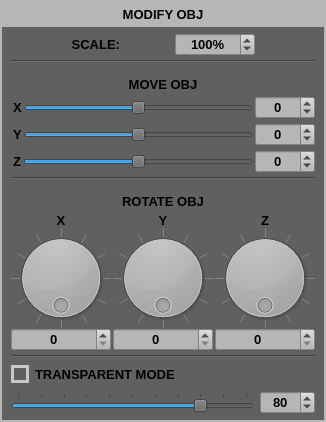
        <widget class="QWidget" name="widModifyOBJPanel" native="true">
         <property name="sizePolicy">
          <sizepolicy hsizetype="Preferred" vsizetype="Maximum">
           <horstretch>0</horstretch>
           <verstretch>0</verstretch>
          </sizepolicy>
         </property>
         <property name="styleSheet">
          <string notr="true">background-color: rgb(182, 182, 182);
</string>
         </property>
         <layout class="QVBoxLayout" name="verticalLayout_7">
          <property name="spacing">
           <number>0</number>
          </property>
          <property name="leftMargin">
           <number>2</number>
          </property>
          <property name="topMargin">
           <number>2</number>
          </property>
          <property name="rightMargin">
           <number>2</number>
          </property>
          <property name="bottomMargin">
           <number>2</number>
          </property>
          <item>
           <widget class="QLabel" name="lblModifyOBJPanel">
            <property name="sizePolicy">
             <sizepolicy hsizetype="Preferred" vsizetype="Maximum">
              <horstretch>0</horstretch>
              <verstretch>0</verstretch>
             </sizepolicy>
            </property>
            <property name="minimumSize">
             <size>
              <width>0</width>
              <height>25</height>
             </size>
            </property>
            <property name="font">
             <font>
              <family>MS Shell Dlg 2</family>
              <pointsize>10</pointsize>
              <weight>75</weight>
              <italic>false</italic>
              <bold>true</bold>
             </font>
            </property>
            <property name="styleSheet">
             <string notr="true">background-color: rgb(182, 182, 182);
</string>
            </property>
            <property name="text">
             <string>MODIFY OBJ</string>
            </property>
            <property name="alignment">
             <set>Qt::AlignCenter</set>
            </property>
           </widget>
          </item>
          <item>
           <widget class="QWidget" name="widModifyOBJWrapper" native="true">
            <property name="styleSheet">
             <string notr="true">background-color: rgb(96, 96, 96);</string>
            </property>
            <layout class="QVBoxLayout" name="verticalLayout_2">
             <property name="spacing">
              <number>4</number>
             </property>
             <property name="topMargin">
              <number>6</number>
             </property>
             <property name="bottomMargin">
              <number>6</number>
             </property>
             <item>
              <widget class="QWidget" name="widOBJScale" native="true">
               <layout class="QHBoxLayout" name="horizontalLayout_6">
                <property name="leftMargin">
                 <number>0</number>
                </property>
                <property name="topMargin">
                 <number>0</number>
                </property>
                <property name="rightMargin">
                 <number>9</number>
                </property>
                <property name="bottomMargin">
                 <number>0</number>
                </property>
                <item>
                 <widget class="QLabel" name="lblOBJScale">
                  <property name="sizePolicy">
                   <sizepolicy hsizetype="Preferred" vsizetype="Preferred">
                    <horstretch>0</horstretch>
                    <verstretch>0</verstretch>
                   </sizepolicy>
                  </property>
                  <property name="maximumSize">
                   <size>
                    <width>60</width>
                    <height>16777215</height>
                   </size>
                  </property>
                  <property name="font">
                   <font>
                    <pointsize>10</pointsize>
                    <weight>75</weight>
                    <bold>true</bold>
                   </font>
                  </property>
                  <property name="text">
                   <string>SCALE:</string>
                  </property>
                  <property name="alignment">
                   <set>Qt::AlignRight|Qt::AlignTrailing|Qt::AlignVCenter</set>
                  </property>
                 </widget>
                </item>
                <item>
                 <widget class="QSpinBox" name="spnObjScale">
                  <property name="maximumSize">
                   <size>
                    <width>80</width>
                    <height>16777215</height>
                   </size>
                  </property>
                  <property name="font">
                   <font>
                    <pointsize>10</pointsize>
                    <weight>75</weight>
                    <bold>true</bold>
                   </font>
                  </property>
                  <property name="styleSheet">
                   <string notr="true">background-color: rgb(182, 182, 182);
</string>
                  </property>
                  <property name="alignment">
                   <set>Qt::AlignCenter</set>
                  </property>
                  <property name="suffix">
                   <string>%</string>
                  </property>
                  <property name="maximum">
                   <number>1000000</number>
                  </property>
                  <property name="value">
                   <number>100</number>
                  </property>
                 </widget>
                </item>
               </layout>
              </widget>
             </item>
             <item>
              <widget class="Line" name="line_3">
               <property name="orientation">
                <enum>Qt::Horizontal</enum>
               </property>
              </widget>
             </item>
             <item>
              <widget class="QLabel" name="lblMoveOBJ">
               <property name="sizePolicy">
                <sizepolicy hsizetype="Preferred" vsizetype="Preferred">
                 <horstretch>0</horstretch>
                 <verstretch>0</verstretch>
                </sizepolicy>
               </property>
               <property name="minimumSize">
                <size>
                 <width>0</width>
                 <height>25</height>
                </size>
               </property>
               <property name="font">
                <font>
                 <pointsize>10</pointsize>
                 <weight>75</weight>
                 <bold>true</bold>
                </font>
               </property>
               <property name="text">
                <string>MOVE OBJ</string>
               </property>
               <property name="alignment">
                <set>Qt::AlignBottom|Qt::AlignHCenter</set>
               </property>
              </widget>
             </item>
             <item>
              <widget class="QWidget" name="widOBJPosX" native="true">
               <layout class="QHBoxLayout" name="horizontalLayout">
                <property name="spacing">
                 <number>2</number>
                </property>
                <property name="leftMargin">
                 <number>2</number>
                </property>
                <property name="topMargin">
                 <number>0</number>
                </property>
                <property name="rightMargin">
                 <number>0</number>
                </property>
                <property name="bottomMargin">
                 <number>0</number>
                </property>
                <item>
                 <widget class="QLabel" name="lblOBJPosX">
                  <property name="maximumSize">
                   <size>
                    <width>15</width>
                    <height>16777215</height>
                   </size>
                  </property>
                  <property name="font">
                   <font>
                    <pointsize>10</pointsize>
                    <weight>75</weight>
                    <bold>true</bold>
                   </font>
                  </property>
                  <property name="text">
                   <string>X</string>
                  </property>
                 </widget>
                </item>
                <item>
                 <widget class="QSlider" name="sldOBJPosX">
                  <property name="minimum">
                   <number>-10</number>
                  </property>
                  <property name="maximum">
                   <number>10</number>
                  </property>
                  <property name="value">
                   <number>0</number>
                  </property>
                  <property name="orientation">
                   <enum>Qt::Horizontal</enum>
                  </property>
                 </widget>
                </item>
                <item>
                 <widget class="QSpinBox" name="spnOBJPosX">
                  <property name="minimumSize">
                   <size>
                    <width>60</width>
                    <height>0</height>
                   </size>
                  </property>
                  <property name="maximumSize">
                   <size>
                    <width>60</width>
                    <height>16777215</height>
                   </size>
                  </property>
                  <property name="font">
                   <font>
                    <pointsize>10</pointsize>
                    <weight>75</weight>
                    <bold>true</bold>
                   </font>
                  </property>
                  <property name="styleSheet">
                   <string notr="true">background-color: rgb(182, 182, 182);
</string>
                  </property>
                  <property name="alignment">
                   <set>Qt::AlignCenter</set>
                  </property>
                  <property name="minimum">
                   <number>-1000000</number>
                  </property>
                  <property name="maximum">
                   <number>1000000</number>
                  </property>
                  <property name="value">
                   <number>0</number>
                  </property>
                 </widget>
                </item>
               </layout>
              </widget>
             </item>
             <item>
              <widget class="QWidget" name="widOBJPosY" native="true">
               <layout class="QHBoxLayout" name="horizontalLayout_4">
                <property name="spacing">
                 <number>2</number>
                </property>
                <property name="leftMargin">
                 <number>2</number>
                </property>
                <property name="topMargin">
                 <number>0</number>
                </property>
                <property name="rightMargin">
                 <number>0</number>
                </property>
                <property name="bottomMargin">
                 <number>0</number>
                </property>
                <item>
                 <widget class="QLabel" name="lblOBJPosY">
                  <property name="maximumSize">
                   <size>
                    <width>15</width>
                    <height>16777215</height>
                   </size>
                  </property>
                  <property name="font">
                   <font>
                    <pointsize>10</pointsize>
                    <weight>75</weight>
                    <bold>true</bold>
                   </font>
                  </property>
                  <property name="text">
                   <string>Y</string>
                  </property>
                 </widget>
                </item>
                <item>
                 <widget class="QSlider" name="sldOBJPosY">
                  <property name="minimum">
                   <number>-10</number>
                  </property>
                  <property name="maximum">
                   <number>10</number>
                  </property>
                  <property name="value">
                   <number>0</number>
                  </property>
                  <property name="orientation">
                   <enum>Qt::Horizontal</enum>
                  </property>
                 </widget>
                </item>
                <item>
                 <widget class="QSpinBox" name="spnOBJPosY">
                  <property name="minimumSize">
                   <size>
                    <width>60</width>
                    <height>0</height>
                   </size>
                  </property>
                  <property name="maximumSize">
                   <size>
                    <width>60</width>
                    <height>16777215</height>
                   </size>
                  </property>
                  <property name="font">
                   <font>
                    <pointsize>10</pointsize>
                    <weight>75</weight>
                    <bold>true</bold>
                   </font>
                  </property>
                  <property name="styleSheet">
                   <string notr="true">background-color: rgb(182, 182, 182);
</string>
                  </property>
                  <property name="alignment">
                   <set>Qt::AlignCenter</set>
                  </property>
                  <property name="minimum">
                   <number>-1000000</number>
                  </property>
                  <property name="maximum">
                   <number>1000000</number>
                  </property>
                  <property name="value">
                   <number>0</number>
                  </property>
                 </widget>
                </item>
               </layout>
              </widget>
             </item>
             <item>
              <widget class="QWidget" name="widOBJPosZ" native="true">
               <layout class="QHBoxLayout" name="horizontalLayout_5">
                <property name="spacing">
                 <number>2</number>
                </property>
                <property name="leftMargin">
                 <number>2</number>
                </property>
                <property name="topMargin">
                 <number>0</number>
                </property>
                <property name="rightMargin">
                 <number>0</number>
                </property>
                <property name="bottomMargin">
                 <number>0</number>
                </property>
                <item>
                 <widget class="QLabel" name="lblOBJPosZ">
                  <property name="maximumSize">
                   <size>
                    <width>15</width>
                    <height>16777215</height>
                   </size>
                  </property>
                  <property name="font">
                   <font>
                    <pointsize>10</pointsize>
                    <weight>75</weight>
                    <bold>true</bold>
                   </font>
                  </property>
                  <property name="text">
                   <string>Z</string>
                  </property>
                 </widget>
                </item>
                <item>
                 <widget class="QSlider" name="sldOBJPosZ">
                  <property name="minimum">
                   <number>-10</number>
                  </property>
                  <property name="maximum">
                   <number>10</number>
                  </property>
                  <property name="value">
                   <number>0</number>
                  </property>
                  <property name="orientation">
                   <enum>Qt::Horizontal</enum>
                  </property>
                 </widget>
                </item>
                <item>
                 <widget class="QSpinBox" name="spnOBJPosZ">
                  <property name="minimumSize">
                   <size>
                    <width>60</width>
                    <height>0</height>
                   </size>
                  </property>
                  <property name="maximumSize">
                   <size>
                    <width>60</width>
                    <height>16777215</height>
                   </size>
                  </property>
                  <property name="font">
                   <font>
                    <pointsize>10</pointsize>
                    <weight>75</weight>
                    <bold>true</bold>
                   </font>
                  </property>
                  <property name="styleSheet">
                   <string notr="true">background-color: rgb(182, 182, 182);
</string>
                  </property>
                  <property name="alignment">
                   <set>Qt::AlignCenter</set>
                  </property>
                  <property name="minimum">
                   <number>-1000000</number>
                  </property>
                  <property name="maximum">
                   <number>1000000</number>
                  </property>
                  <property name="value">
                   <number>0</number>
                  </property>
                 </widget>
                </item>
               </layout>
              </widget>
             </item>
             <item>
              <widget class="Line" name="line_2">
               <property name="orientation">
                <enum>Qt::Horizontal</enum>
               </property>
              </widget>
             </item>
             <item>
              <widget class="QLabel" name="lblRotateObj">
               <property name="sizePolicy">
                <sizepolicy hsizetype="Preferred" vsizetype="Preferred">
                 <horstretch>0</horstretch>
                 <verstretch>0</verstretch>
                </sizepolicy>
               </property>
               <property name="minimumSize">
                <size>
                 <width>0</width>
                 <height>25</height>
                </size>
               </property>
               <property name="font">
                <font>
                 <pointsize>10</pointsize>
                 <weight>75</weight>
                 <bold>true</bold>
                </font>
               </property>
               <property name="text">
                <string>ROTATE OBJ</string>
               </property>
               <property name="alignment">
                <set>Qt::AlignBottom|Qt::AlignHCenter</set>
               </property>
              </widget>
             </item>
             <item>
              <widget class="QWidget" name="widOBJRotation" native="true">
               <layout class="QHBoxLayout" name="horizontalLayout_3">
                <property name="spacing">
                 <number>2</number>
                </property>
                <property name="leftMargin">
                 <number>0</number>
                </property>
                <property name="topMargin">
                 <number>0</number>
                </property>
                <property name="rightMargin">
                 <number>0</number>
                </property>
                <property name="bottomMargin">
                 <number>0</number>
                </property>
                <item>
                 <widget class="QWidget" name="widOBJRotationX" native="true">
                  <layout class="QVBoxLayout" name="verticalLayout_4">
                   <property name="spacing">
                    <number>0</number>
                   </property>
                   <property name="leftMargin">
                    <number>0</number>
                   </property>
                   <property name="topMargin">
                    <number>0</number>
                   </property>
                   <property name="rightMargin">
                    <number>0</number>
                   </property>
                   <property name="bottomMargin">
                    <number>0</number>
                   </property>
                   <item>
                    <widget class="QLabel" name="lblOBJRotationX">
                     <property name="font">
                      <font>
                       <pointsize>10</pointsize>
                       <weight>75</weight>
                       <bold>true</bold>
                      </font>
                     </property>
                     <property name="text">
                      <string>X</string>
                     </property>
                     <property name="alignment">
                      <set>Qt::AlignCenter</set>
                     </property>
                    </widget>
                   </item>
                   <item>
                    <widget class="QDial" name="dialOBJRotationX">
                     <property name="minimumSize">
                      <size>
                       <width>60</width>
                       <height>60</height>
                      </size>
                     </property>
                     <property name="maximum">
                      <number>359</number>
                     </property>
                     <property name="wrapping">
                      <bool>true</bool>
                     </property>
                     <property name="notchTarget">
                      <double>30.000000000000000</double>
                     </property>
                     <property name="notchesVisible">
                      <bool>true</bool>
                     </property>
                    </widget>
                   </item>
                   <item>
                    <widget class="QSpinBox" name="spnOBJRotationX">
                     <property name="font">
                      <font>
                       <pointsize>10</pointsize>
                       <weight>75</weight>
                       <bold>true</bold>
                      </font>
                     </property>
                     <property name="styleSheet">
                      <string notr="true">background-color: rgb(182, 182, 182);
</string>
                     </property>
                     <property name="alignment">
                      <set>Qt::AlignCenter</set>
                     </property>
                     <property name="maximum">
                      <number>359</number>
                     </property>
                     <property name="value">
                      <number>0</number>
                     </property>
                    </widget>
                   </item>
                  </layout>
                 </widget>
                </item>
                <item>
                 <widget class="QWidget" name="widOBJRotationY" native="true">
                  <layout class="QVBoxLayout" name="verticalLayout_16">
                   <property name="spacing">
                    <number>0</number>
                   </property>
                   <property name="leftMargin">
                    <number>0</number>
                   </property>
                   <property name="topMargin">
                    <number>0</number>
                   </property>
                   <property name="rightMargin">
                    <number>0</number>
                   </property>
                   <property name="bottomMargin">
                    <number>0</number>
                   </property>
                   <item>
                    <widget class="QLabel" name="lblOBJRotationY">
                     <property name="font">
                      <font>
                       <pointsize>10</pointsize>
                       <weight>75</weight>
                       <bold>true</bold>
                      </font>
                     </property>
                     <property name="text">
                      <string>Y</string>
                     </property>
                     <property name="alignment">
                      <set>Qt::AlignCenter</set>
                     </property>
                    </widget>
                   </item>
                   <item>
                    <widget class="QDial" name="dialOBJRotationY">
                     <property name="minimumSize">
                      <size>
                       <width>60</width>
                       <height>60</height>
                      </size>
                     </property>
                     <property name="maximum">
                      <number>359</number>
                     </property>
                     <property name="wrapping">
                      <bool>true</bool>
                     </property>
                     <property name="notchTarget">
                      <double>30.000000000000000</double>
                     </property>
                     <property name="notchesVisible">
                      <bool>true</bool>
                     </property>
                    </widget>
                   </item>
                   <item>
                    <widget class="QSpinBox" name="spnOBJRotationY">
                     <property name="font">
                      <font>
                       <pointsize>10</pointsize>
                       <weight>75</weight>
                       <bold>true</bold>
                      </font>
                     </property>
                     <property name="styleSheet">
                      <string notr="true">background-color: rgb(182, 182, 182);
</string>
                     </property>
                     <property name="alignment">
                      <set>Qt::AlignCenter</set>
                     </property>
                     <property name="maximum">
                      <number>359</number>
                     </property>
                     <property name="value">
                      <number>0</number>
                     </property>
                    </widget>
                   </item>
                  </layout>
                 </widget>
                </item>
                <item>
                 <widget class="QWidget" name="widOBJRotationZ" native="true">
                  <layout class="QVBoxLayout" name="verticalLayout_17">
                   <property name="spacing">
                    <number>0</number>
                   </property>
                   <property name="leftMargin">
                    <number>0</number>
                   </property>
                   <property name="topMargin">
                    <number>0</number>
                   </property>
                   <property name="rightMargin">
                    <number>0</number>
                   </property>
                   <property name="bottomMargin">
                    <number>0</number>
                   </property>
                   <item>
                    <widget class="QLabel" name="lblOBJRotationZ">
                     <property name="font">
                      <font>
                       <pointsize>10</pointsize>
                       <weight>75</weight>
                       <bold>true</bold>
                      </font>
                     </property>
                     <property name="text">
                      <string>Z</string>
                     </property>
                     <property name="alignment">
                      <set>Qt::AlignCenter</set>
                     </property>
                    </widget>
                   </item>
                   <item>
                    <widget class="QDial" name="dialOBJRotationZ">
                     <property name="minimumSize">
                      <size>
                       <width>60</width>
                       <height>60</height>
                      </size>
                     </property>
                     <property name="maximum">
                      <number>359</number>
                     </property>
                     <property name="wrapping">
                      <bool>true</bool>
                     </property>
                     <property name="notchTarget">
                      <double>30.000000000000000</double>
                     </property>
                     <property name="notchesVisible">
                      <bool>true</bool>
                     </property>
                    </widget>
                   </item>
                   <item>
                    <widget class="QSpinBox" name="spnOBJRotationZ">
                     <property name="font">
                      <font>
                       <pointsize>10</pointsize>
                       <weight>75</weight>
                       <bold>true</bold>
                      </font>
                     </property>
                     <property name="styleSheet">
                      <string notr="true">background-color: rgb(182, 182, 182);
</string>
                     </property>
                     <property name="alignment">
                      <set>Qt::AlignCenter</set>
                     </property>
                     <property name="maximum">
                      <number>359</number>
                     </property>
                     <property name="value">
                      <number>0</number>
                     </property>
                    </widget>
                   </item>
                  </layout>
                 </widget>
                </item>
               </layout>
              </widget>
             </item>
             <item>
              <widget class="Line" name="line">
               <property name="orientation">
                <enum>Qt::Horizontal</enum>
               </property>
              </widget>
             </item>
             <item>
              <widget class="QRadioButton" name="chkOBJTransparent">
               <property name="minimumSize">
                <size>
                 <width>0</width>
                 <height>25</height>
                </size>
               </property>
               <property name="font">
                <font>
                 <pointsize>10</pointsize>
                 <weight>75</weight>
                 <bold>true</bold>
                </font>
               </property>
               <property name="styleSheet">
                <string notr="true">QRadioButton {
}

QRadioButton::indicator {
    width:                  12px;
    height:                 12px;
    border-radius:          0px;
}

QRadioButton::indicator:checked {
    background-color:       red;
        border:                 3px solid rgb(200,200,200);
}

QRadioButton::indicator:unchecked {
    background-color:       rgb(96,96,96);
    border:                 3px solid rgb(200,200,200);
}</string>
               </property>
               <property name="text">
                <string>TRANSPARENT MODE</string>
               </property>
              </widget>
             </item>
             <item>
              <widget class="QWidget" name="widOBJOpacity" native="true">
               <layout class="QHBoxLayout" name="horizontalLayout_14">
                <property name="leftMargin">
                 <number>0</number>
                </property>
                <property name="topMargin">
                 <number>0</number>
                </property>
                <property name="rightMargin">
                 <number>0</number>
                </property>
                <property name="bottomMargin">
                 <number>0</number>
                </property>
                <item>
                 <widget class="QSlider" name="sldOBJOpacity">
                  <property name="minimum">
                   <number>0</number>
                  </property>
                  <property name="maximum">
                   <number>100</number>
                  </property>
                  <property name="value">
                   <number>80</number>
                  </property>
                  <property name="orientation">
                   <enum>Qt::Horizontal</enum>
                  </property>
                  <property name="tickPosition">
                   <enum>QSlider::TicksAbove</enum>
                  </property>
                  <property name="tickInterval">
                   <number>10</number>
                  </property>
                 </widget>
                </item>
                <item>
                 <widget class="QSpinBox" name="spnObjOpacity">
                  <property name="minimumSize">
                   <size>
                    <width>55</width>
                    <height>0</height>
                   </size>
                  </property>
                  <property name="maximumSize">
                   <size>
                    <width>80</width>
                    <height>16777215</height>
                   </size>
                  </property>
                  <property name="font">
                   <font>
                    <pointsize>10</pointsize>
                    <weight>75</weight>
                    <bold>true</bold>
                   </font>
                  </property>
                  <property name="styleSheet">
                   <string notr="true">background-color: rgb(182, 182, 182);
</string>
                  </property>
                  <property name="alignment">
                   <set>Qt::AlignCenter</set>
                  </property>
                  <property name="maximum">
                   <number>100</number>
                  </property>
                  <property name="value">
                   <number>80</number>
                  </property>
                 </widget>
                </item>
               </layout>
              </widget>
             </item>
            </layout>
           </widget>
          </item>
         </layout>
        </widget>
